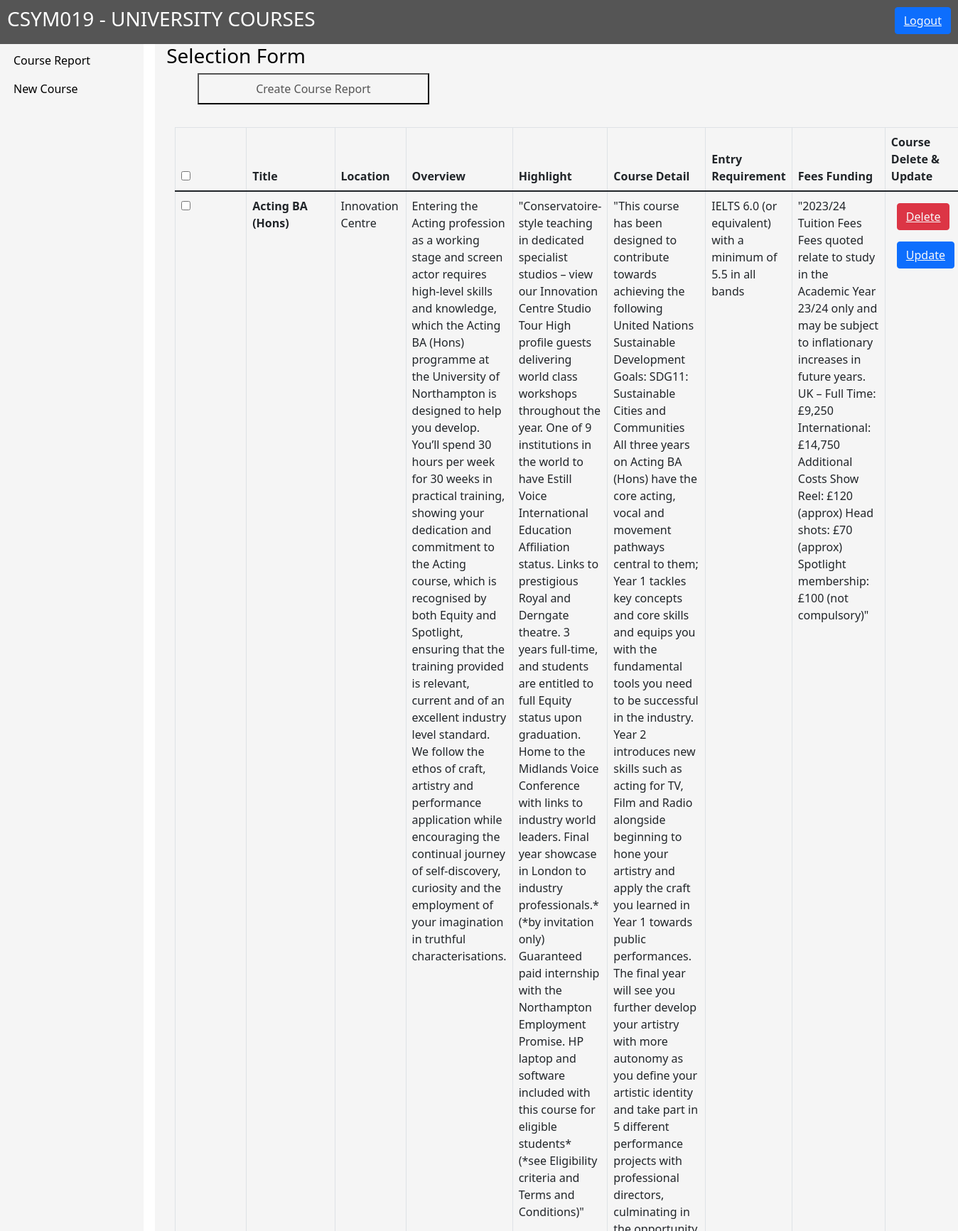
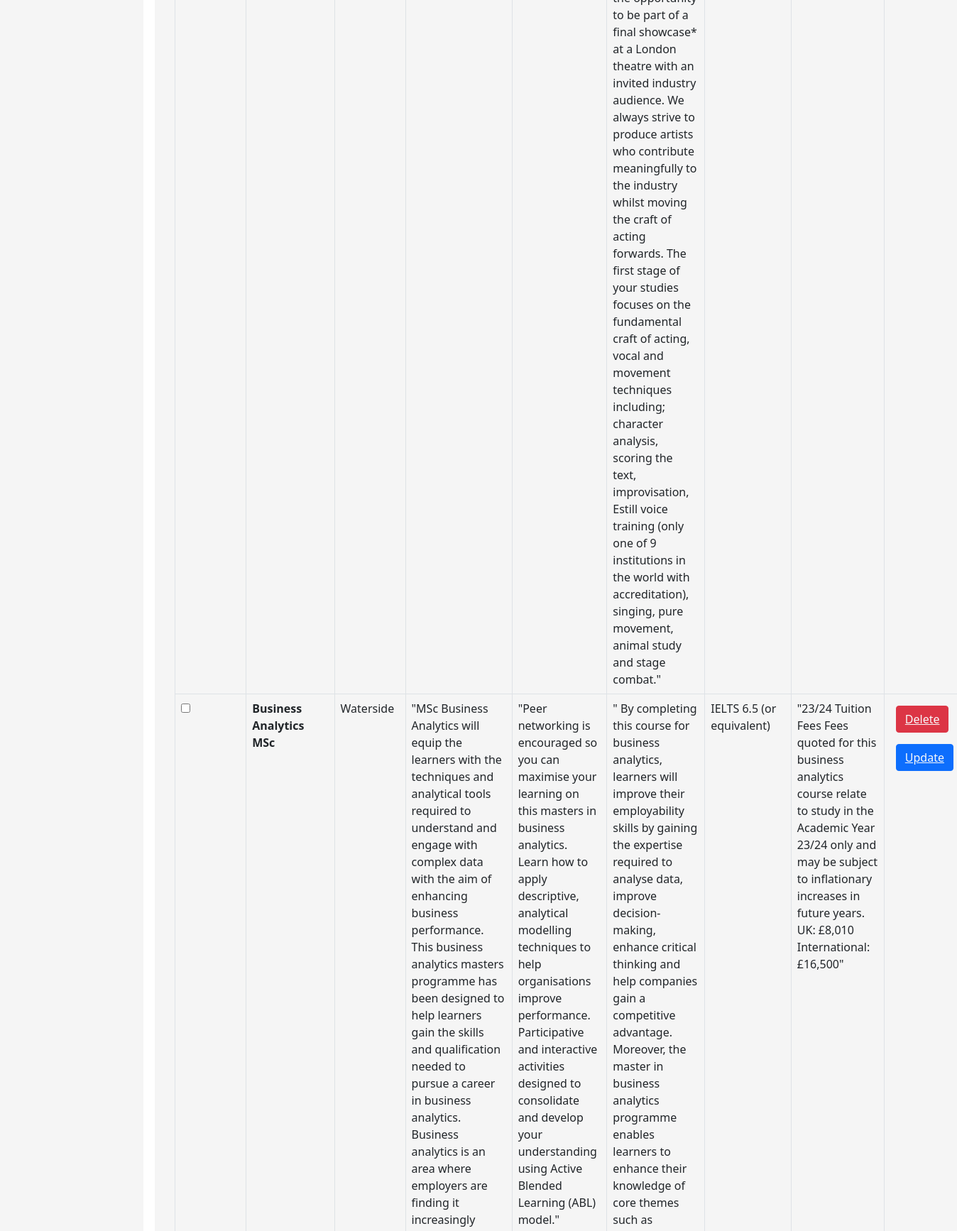
Page /courseSelectionForm.php (upper part) on the committed database (2 pictures, top to bottom).
### tables this page shows
CREATE TABLE `coursedetail` (
  `id` int(11) NOT NULL,
  `title` text NOT NULL,
  `location` text NOT NULL,
  `overview` text NOT NULL,
  `highlight` text NOT NULL,
  `coursedetail` text NOT NULL,
  `entryrequirement` text NOT NULL,
  `feesfunding` text NOT NULL,
  `faqs` text NOT NULL
);

### courseSelectionForm.php (the view, shortened to what this page needs)
<!DOCTYPE html>
<html>
<head>
    <link rel="stylesheet" href="layout.css">
    <link href="https://cdn.jsdelivr.net/npm/bootstrap@5.1.3/dist/css/bootstrap.min.css" rel="stylesheet">
</head>
<body>
    <header>
        <button class="btn btn-primary" style="float: right"><a href="logout.php" class="text-light">Logout</a></button>
        <h3>CSYM019 - UNIVERSITY COURSES</h3>
    </header>
    <nav>
        <ul>
            <li><a href="./courseSelectionForm.php">Course Report</a></li>
            <li><a href="./newCourse.php">New Course</a></li>
        </ul>
    </nav>
    <main>
        <h3>Selection Form</h3>
        <div class="container">
            <form action="./sampleCourseReport.php" class="addmore" method="GET">
                <input type="submit" value="Create Course Report" />
                <table class="table table-bordered">
                    <thead>
                        <tr>
                            <th scope="col"><input type="checkbox" id="maxSelect" name="checkbox">
                            </th>
                            <th scope="col">Title</th>
                            <th scope="col">Location</th>
                            <th scope="col">Overview</th>
                            <th scope="col">Highlight</th>
                            <th scope="col">Course Detail</th>
                            <th scope="col">Entry Requirement</th>
                            <th scope="col">Fees Funding</th>
                            <th scope="col">Course Delete & Update</th>
                        </tr>
                    </thead>
                    <tbody>
                        <?php
                        include 'dbinstance.php';
                        $stmt = $pdo->prepare("select * from coursedetail order by title");
                        if ($stmt->execute()) {
                            foreach ($stmt as $row) {
                                $id = $row['id'];
                                $title = $row['title'];
                                $location = $row['location'];
                                $overview = $row['overview'];
                                $highlight = $row['highlight'];
                                $coursedetail = $row['coursedetail'];
                                $entryrequirement = $row['entryrequirement'];
                                $feesfunding = $row['feesfunding'];
                                echo '<tr>
    <td><input type="checkbox" id="selection" class="selection" name="selection[]"   value=' . $id . '></td>
    <th scope="row">' . $title . '</th>
    <td>' . $location . '</td>
    <td>' . $overview . '</td>
    <td>' . $highlight . '</td>
    <td>' . $coursedetail . '</td>
    <td>' . $entryrequirement . '</td>
    <td>' . $feesfunding . '</td>
    <td>
    <button class="btn btn-danger btn-primary m-2"><a href="deletecourse.php? deletecourseid=' . $id . '" class="text-light">Delete</a></button>
    <button class="btn btn-primary m-2"><a href="updatecourse.php? updatecourseid=' . $id . '" class="text-light">Update</a></button>
    </td>
</tr>';
                            }
                        }
                        ?>
                    </tbody>
            </form>
        </div>
    </main>
</body>
</html>

### layout.css (style rules this page uses)
body { display: grid; grid-template-columns: 15% 85%; grid-template-rows: auto; grid-template-areas: "header header" "nav main" "footer footer"; }
header { background-color: #555; color: white; padding: 10px; grid-area: header; }
nav { background-color: whitesmoke; color: black; grid-area: nav; }
nav > ul { list-style-type: none; margin: 0; padding: 0; border-right: 2%; border-color: whitesmoke; border-style: solid; background-color: whitesmoke; }
nav > ul li a { display: block; color: #000; padding: 8px 16px; text-decoration: none; }
main { background-color: whitesmoke; color: black; margin-left: 1em; padding-left: 1em; grid-area: main; }
.addmore > input { display:block; float: left; margin: 0 2em 2em 2em; padding: 0.5em 5em; text-decoration: none; background-color: whitesmoke; color:#555; }
td,th { border: 1px solid #99979d; text-align: left; padding: 8px; min-width: 100px; }
th { background-color: #656565; }

### rows in the picture
coursedetail: title "Acting BA (Hons)", location "Innovation Centre", overview "Entering the Acting profession as a working stage and screen actor requires high-level skills and knowledge, which the Acting BA (Hons) programme at the University of Northampton is designed to help you develop. You’ll spend 30 hours per week for 30 weeks in practical training, showing your dedication and commitment to the Acting course, which is recognised by both Equity and Spotlight, ensuring that the training provided is relevant, current and of an excellent industry level standard. We follow the ethos of craft, artistry and performance application while encouraging the continual journey of self-discovery, curiosity and the employment of your imagination in truthful characterisations.", highlight "\"Conservatoire-style teaching in dedicated specialist studios – view our Innovation Centre Studio Tour High profile guests delivering world class workshops throughout the year. One of 9 institutions in the world to have Estill Voice International Education Affiliation status. Links to prestigious Royal and Derngate theatre. 3 years full-time, and students are entitled to full Equity status upon graduation. Home to the Midlands Voice Conference with links to industry world leaders. Final year showcase in London to industry professionals.* (*by invitation only) Guaranteed paid internship with the Northampton Employment Promise. HP laptop and software included with this course for eligible…", coursedetail "\"This course has been designed to contribute towards achieving the following United Nations Sustainable Development Goals: SDG11: Sustainable Cities and Communities All three years on Acting BA (Hons) have the core acting, vocal and movement pathways central to them; Year 1 tackles key concepts and core skills and equips you with the fundamental tools you need to be successful in the industry. Year 2 introduces new skills such as acting for TV, Film and Radio alongside beginning to hone your artistry and apply the craft you learned in Year 1 towards public performances. The final year will see you further develop your artistry with more autonomy as you define your artistic identity and take…", entryrequirement "IELTS 6.0 (or equivalent) with a minimum of 5.5 in all bands", feesfunding "\"2023/24 Tuition Fees Fees quoted relate to study in the Academic Year 23/24 only and may be subject to inflationary increases in future years. UK – Full Time: £9,250 International: £14,750 Additional Costs Show Reel: £120 (approx) Head shots: £70 (approx) Spotlight membership: £100 (not compulsory)\""
coursedetail: title "Business Analytics MSc", location "Waterside", highlight "\"Peer networking is encouraged so you can maximise your learning on this masters in business analytics. Learn how to apply descriptive, analytical modelling techniques to help organisations improve performance. Participative and interactive activities designed to consolidate and develop your understanding using Active Blended Learning (ABL) model.\"", entryrequirement "IELTS 6.5 (or equivalent)", feesfunding "\"23/24 Tuition Fees Fees quoted for this business analytics course relate to study in the Academic Year 23/24 only and may be subject to inflationary increases in future years. UK: £8,010 International: £16,500\""
